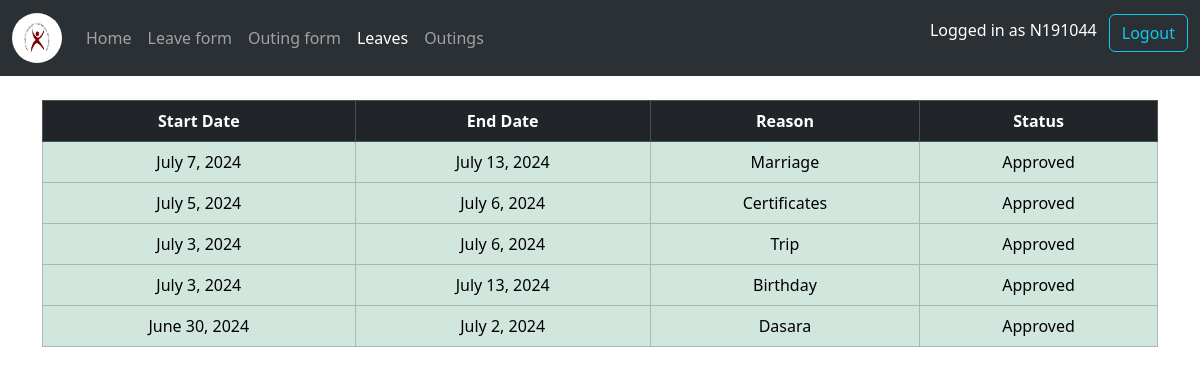
The page /student/leaves/ (signed in) on the database its author committed.
### authentication/models.py (models this page shows, shortened)
class CustomUser(AbstractUser):
    email = models.EmailField()
    role = models.CharField(max_length=50, choices=ROLE_CHOICE)
    hostel = models.CharField(max_length=2, choices=HOSTEL_CHOICES, null=True, blank=True)
    profile_image = models.ImageField(upload_to='student_images/', null=True, blank=True)

### student/models.py (models this page shows, shortened)
class Leave(models.Model):
    user = models.ForeignKey(student, on_delete=models.CASCADE)
    start_date = models.DateField()
    end_date = models.DateField()
    reason = models.TextField()
    status = models.CharField(max_length=20, default="Pending")
    scanned_count = models.IntegerField(default=0)
    first_scan_time = models.DateTimeField(null=True, blank=True)
    last_scan_time = models.DateTimeField(null=True, blank=True)

### student/views.py (the view)
# urls.py: path('leaves/',views.showLeaves,name="show-leaves"),
@login_required
def showLeaves(request):
    id= request.user.id
    user =getUser(id)
    leaves = Leave.objects.filter(user=user).order_by('-id')
    return render(request,'showLeaves.html',{'leaves':leaves})

### student/views.py (called while the page is built)
def getUser(id):
    return customUser.objects.get(id=id)

### student/templates/showLeaves.html (shortened to what this page needs)
{% extends "index.html" %}
{% block content %}
<br>
<table class="table table-bordered text-center">
    <thead class="table-dark">
        <tr>
            <th>Start Date</th>
            <th>End Date</th>
            <th>Reason</th>
            <th>Status</th>
        </tr>
    </thead>
    <tbody>
        {% for leave in leaves %}
        <tr class="{% if leave.status == 'Approved' %}table-success{% elif leave.status == 'Declined' %}table-danger{% endif %}">
            <td>{{ leave.start_date }}</td>
            <td>{{ leave.end_date }}</td>
            <td>{{ leave.reason }}</td>
            <td>{{ leave.status }}</td>
        </tr>
        {% endfor %}
    </tbody>
</table>
{% endblock %}

### templates/index.html (shortened to what this page needs)
{% load static %}
<!DOCTYPE html>
<html lang="en">
<head>
    <link href="https://cdn.jsdelivr.net/npm/bootstrap@5.3.3/dist/css/bootstrap.min.css" rel="stylesheet">
    <link rel="stylesheet" type="text/css" href="https://cdn.datatables.net/1.11.4/css/jquery.dataTables.css">
</head>
<body>
    <nav class="navbar navbar-expand-lg bg-body-tertiary" data-bs-theme="dark">
        <div class="container-fluid">
            <a class="navbar-brand" href="{% url 'home' %}">
                <img src="{% static 'images/rgukt.png' %}" alt="logo" class="rounded-logo">
            </a>
            <div class="collapse navbar-collapse" id="navbarNav">
                <ul class="navbar-nav me-auto">
                    <li class="nav-item"><a href="{% url 'home' %}" class="nav-link {% if request.resolver_match.url_name == 'home' %}active{% endif %}">Home</a></li>
                    {% if user.is_authenticated %}
                        {% if user.role == "student" %}
                            <li class="nav-item"><a href="{% url 'leave' %}" class="nav-link {% if request.resolver_match.url_name == 'leave' %}active{% endif %}">Leave form</a></li>
                            <li class="nav-item"><a href="{% url 'outing' %}" class="nav-link {% if request.resolver_match.url_name == 'outing' %}active{% endif %}">Outing form</a></li>
                            <li class="nav-item"><a href="{% url 'show-leaves' %}" class="nav-link {% if request.resolver_match.url_name == 'show-leaves' %}active{% endif %}">Leaves</a></li>
                            <li class="nav-item"><a href="{% url 'show-outings' %}" class="nav-link {% if request.resolver_match.url_name == 'show-outings' %}active{% endif %}">Outings</a></li>
                        {% endif %}
                    {% endif %}
                </ul>
                {% if user.is_authenticated %}
                <div class="d-flex">
                    <p class="p-1 text-white me-2">Logged in as {{ user.username }}</p>
                    <a class="nav-link" href="{% url 'logout' %}">
                        <button class="btn btn-outline-info my-2 my-sm-0" type="submit">Logout</button>
                    </a>
                </div>
                {% endif %}
            </div>
        </div>
    </nav>
    <div class="container">
        {% block content %}{% endblock %}
    </div>
</body>
</html>

### templates/index.html (style rules this page uses)
.rounded-logo { border-radius: 50%; height: 50px; width: 50px; }

### rows shown on the page
CustomUser: username "N191044"
Leave: start_date "July 7, 2024", end_date "July 13, 2024", reason "Marriage", status "Approved"
Leave: start_date "July 5, 2024", end_date "July 6, 2024", reason "Certificates", status "Approved"
Leave: start_date "July 3, 2024", end_date "July 6, 2024", reason "Trip", status "Approved"
Leave: start_date "July 3, 2024", end_date "July 13, 2024", reason "Birthday", status "Approved"
Leave: start_date "June 30, 2024", end_date "July 2, 2024", reason "Dasara", status "Approved"
